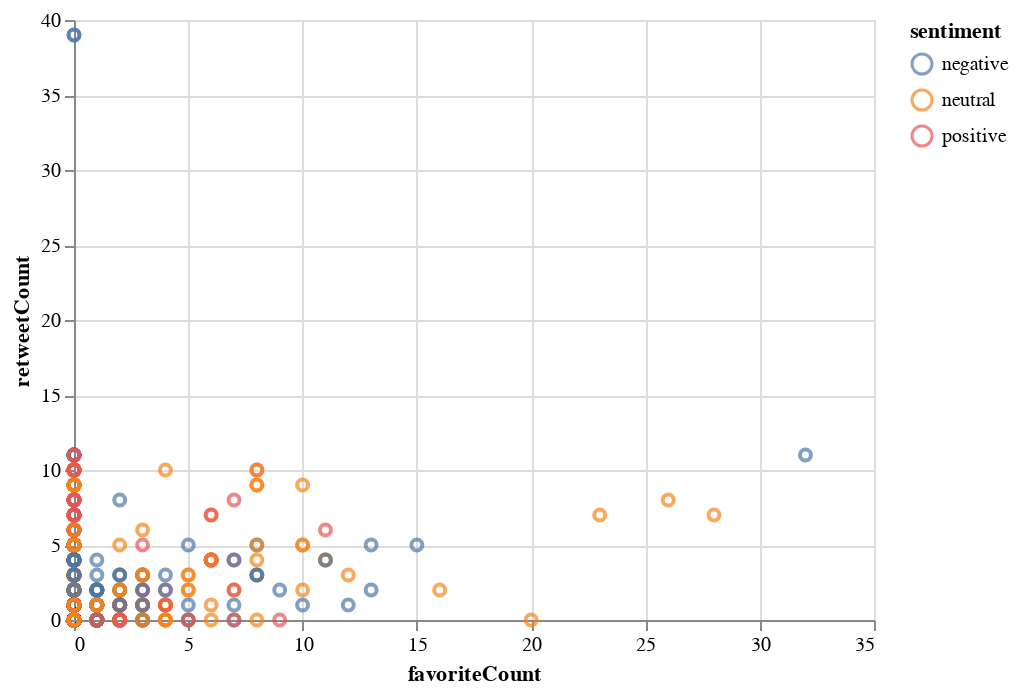

Notebook code for this chart:
### Code cell
import altair as alt
alt.Chart(df).mark_point().encode(x='favoriteCount',y='retweetCount',color = 'sentiment')

### Figure 1 — Vega-Lite specification as saved in the notebook (floating-point values rounded to 4 significant figures; data arrays with more than 128 entries replaced by an {"elided": "..."} marker saying what was removed)
{"config": {"view": {"continuousWidth": 400, "continuousHeight": 300}}, "data": {"name": "data-85ce5707d52d1a08042dad421e8c3e00"}, "mark": "point", "encoding": {"color": {"type": "nominal", "field": "sentiment"}, "x": {"type": "quantitative", "field": "favoriteCount"}, "y": {"type": "quantitative", "field": "retweetCount"}}, "$schema": "https://vega.github.io/schema/vega-lite/v4.8.1.json", "datasets": {"data-85ce5707d52d1a08042dad421e8c3e00": {"elided": "1000 records"}}}
